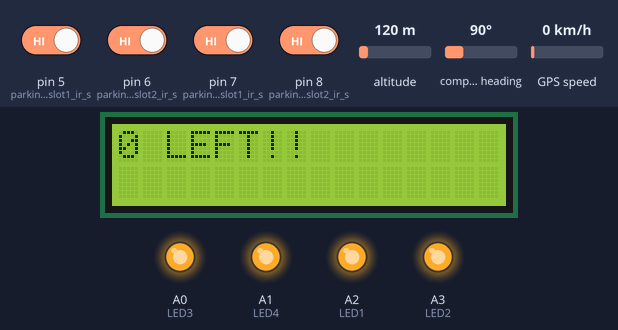
A sketch run on a simulated Arduino Uno, built with avr-gcc and run on an emulated ATmega328P. Parts: 16×2 character LCD, output pins drawn as LEDs (lit = HIGH). The inputs (shaded band) are chosen by the test bench; at power-on: pin 5 (parking1_slot1_ir_s), pin 6 (parking1_slot2_ir_s), pin 7 (parking2_slot1_ir_s), pin 8 (parking2_slot2_ir_s) HIGH, altitude 120 m, compass heading 90°, GPS speed 0 km/h. The GPS gets a fix after 3 s at 37.7749, -122.4194 with 8 satellites; what the sketch prints to the serial monitor is not drawn.

Above: at 1.2 s.
1.3 s: pin 5 (parking1_slot1_ir_s) driven LOW
At 4.9 s:
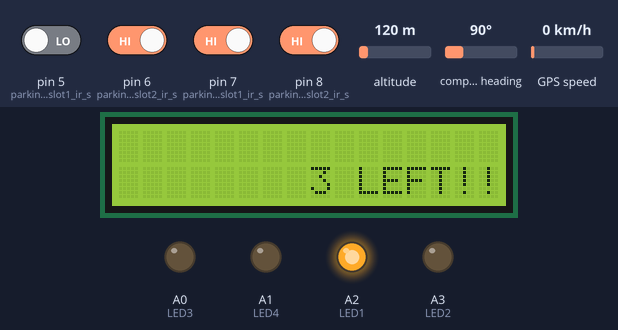
5.7 s: pin 6 (parking1_slot2_ir_s) driven LOW
At 7.9 s:
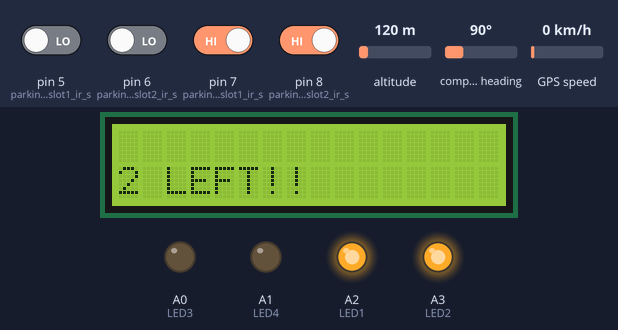
10.3 s: pin 7 (parking2_slot1_ir_s) driven LOW
At 11.4 s:
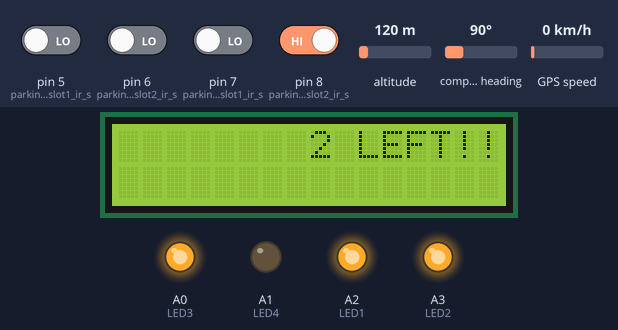
14.7 s: pin 5 (parking1_slot1_ir_s) driven HIGH
At 18.3 s:
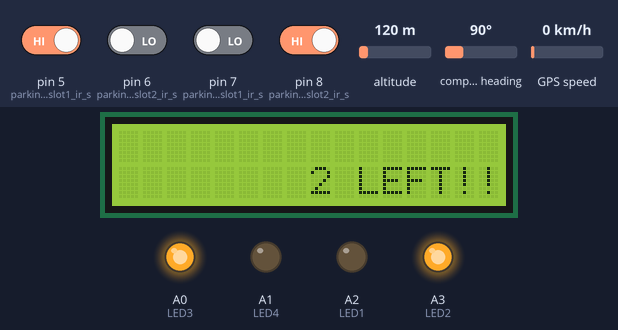
18.6 s: pin 8 (parking2_slot2_ir_s) driven LOW
At 20.2 s:
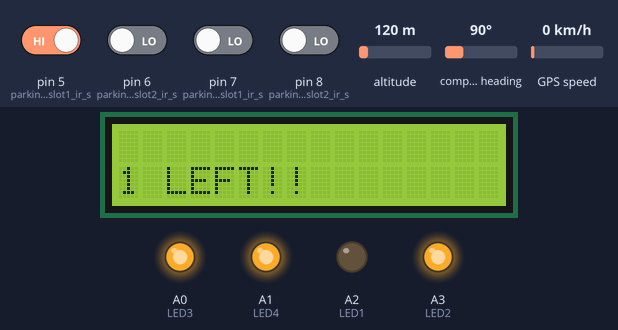
23.2 s: pin 6 (parking1_slot2_ir_s) driven HIGH
At 23.9 s:
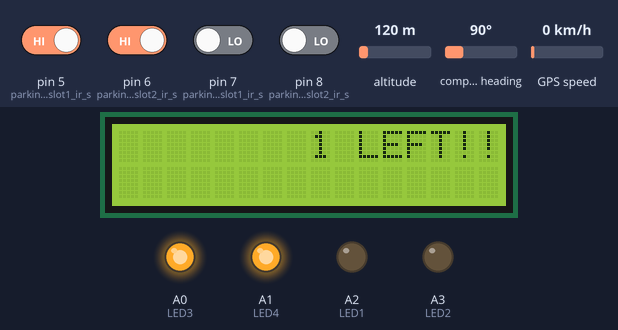
Timing chart, 0 to 26.2 s (numbered marks = the images above; inputs shaded):
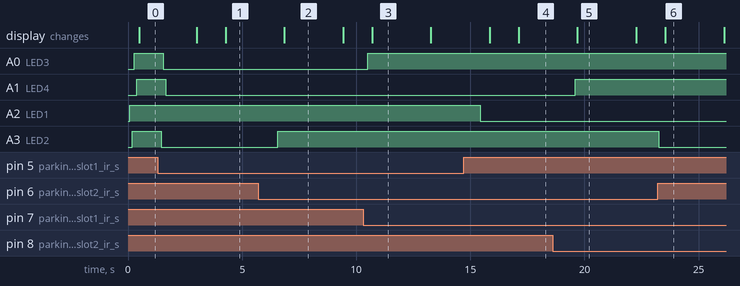

Measured:
- after the input at 1.3 s, A2 (LED1): stays HIGH (without the input it goes to LOW after 0.05 s)
- after the input at 5.7 s, A3 (LED2): LOW → HIGH after 0.85 s
- after the input at 10.3 s, A0 (LED3): LOW → HIGH after 0.20 s
- after the input at 14.7 s, A2 (LED1): HIGH → LOW after 0.74 s
- after the input at 18.6 s, A1 (LED4): LOW → HIGH after 0.99 s
- after the input at 23.2 s, A3 (LED2): HIGH → LOW after 0.05 s
- what the display in image 2 shows lasts 2.5 s, from 6.9 s to 9.4 s

The sketch:

ARDUINO.ino
```cpp
#include <LiquidCrystal.h>
#include <SoftwareSerial.h>
#include <TinyGPS++.h>

const int RXpin=12,TXpin=1;
static const uint32_t GPSBaud = 9600;
TinyGPSPlus gps;

LiquidCrystal lcd(13,2,4,9,10,11);
SoftwareSerial nodemcu(2,3);
SoftwareSerial ssgps(RXpin,TXpin);

int parking1_slot1_ir_s = 5; // parking slot1 infrared sensor connected with pin number 4 of arduino
int parking1_slot2_ir_s = 6;

int parking2_slot1_ir_s = 7;
int parking2_slot2_ir_s = 8;

String sensor1="0";
String sensor2="0";
String sensor3="0";
String sensor4="0";
String last="NULL";
int LED1=A2;
int LED2=A3;
int LED3=A0;
int LED4=A1;


String cdata =""; // complete data, consisting of sensors values
void setup()
{
    lcd.begin(16,2);

    Serial.begin(9600);
    nodemcu.begin(9600);
    ssgps.begin(GPSBaud);

    pinMode(parking1_slot1_ir_s, INPUT);
    pinMode(parking1_slot2_ir_s, INPUT);

    pinMode(parking2_slot1_ir_s, INPUT);
    pinMode(parking2_slot2_ir_s, INPUT);


}
String k="a";

void loop()
{


    while(ssgps.available()>0){
      if(gps.encode(ssgps.read())){
//        displayinfo();

          if(gps.location.isValid()){
//             Serial.print(gps.location.lat(),6);
//             Serial.print(F(","));
//             Serial.println(gps.location.lng(),6);

                last=String(gps.location.lat())+","+String(gps.location.lng());
                Serial.println("Location:"+last);
            }
        }
      }
//      if(millis()>5000 && gps.charsProcessed()<10){
//        Serial.println(F("No GPS DETECT!!"));
//        while(true);
//        }

    p1slot1();
    p1slot2();

    p2slot1();
    p2slot2();
    int space=(sensor1=="0"?0:1)+(sensor2=="0"?0:1)+(sensor3=="0"?0:1)+(sensor4=="0"?0:1);

    space=4-space;
    String s=String(space);

    if(last!="NULL"){
      cdata = cdata + sensor1 +"," + sensor2 + ","+ sensor3 +","+ sensor4 +","+last+","+s+" SPACES LEFT!";
      }
      else{
        cdata = cdata + sensor1 +"," + sensor2 + ","+ sensor3 +","+ sensor4 + ",NULL,NULL,"+s+" SPACES LEFT!";
        }


    lcd.print(s+" LEFT!!");
    for(int i=0;i<2;i++)
    {lcd.print("        ");}

    Serial.println(s+" LEFT!!");

    Serial.println(cdata);
    nodemcu.println(cdata);
    delay(800); // 100 milli seconds
    cdata = "";

    digitalWrite(parking1_slot1_ir_s, HIGH);
    digitalWrite(parking1_slot2_ir_s, HIGH);

    digitalWrite(parking2_slot1_ir_s, HIGH);
    digitalWrite(parking2_slot2_ir_s, HIGH);

}
void displayinfo(){

  //FETCH LOCATION
  Serial.println(F("Location:"));
  if(gps.location.isValid()){
     Serial.print(gps.location.lat(),6);
     Serial.print(F(","));
     Serial.println(gps.location.lng(),6);
    }else{
      Serial.println(F("invalid"));
      }
  //FETCH DATE
    Serial.print(F("Date:"));
  if(gps.date.isValid()){
     Serial.print(gps.date.month());
     Serial.print(F("/"));
     Serial.print(gps.date.day());
     Serial.print(F("/"));
     Serial.println(gps.date.year());
    }else{
      Serial.println(F("invalid"));
      }


  }
void p1slot1()
{
  if( digitalRead(parking1_slot1_ir_s) == LOW)
  {
  sensor1 = "255";
  analogWrite(LED1,255);

  delay(100);
  }
if( digitalRead(parking1_slot1_ir_s) == HIGH)
{
  sensor1 = "0";
  analogWrite(LED1,0);
  delay(100);
}
}

void p1slot2() // parking 1 slot2
{
  if( digitalRead(parking1_slot2_ir_s) == LOW)
  {
  sensor2 = "255";
  analogWrite(LED2,255);
  delay(100);
  }
if( digitalRead (parking1_slot2_ir_s) == HIGH)
  {
  sensor2 = "0";
  analogWrite(LED2,0);
  delay(100);
  }
}
void p2slot1() // parking 1 slot3
{
  if( digitalRead(parking2_slot1_ir_s) == LOW)
  {
  sensor3 = "255";
    analogWrite(LED3,255);

  delay(100);
  }
if( digitalRead(parking2_slot1_ir_s) == HIGH)
  {
  sensor3 = "0";
   analogWrite(LED3,0);

  delay(100);
  }
}

void p2slot2() // parking 1 slot3
{
  if( digitalRead(parking2_slot2_ir_s) == LOW)
  {
  sensor4 = "255";
    analogWrite(LED4,255);

  delay(100);
  }
if( digitalRead(parking2_slot2_ir_s) == HIGH)
  {
  sensor4 = "0";
    analogWrite(LED4,0);

  delay(100);
  }
}
```
